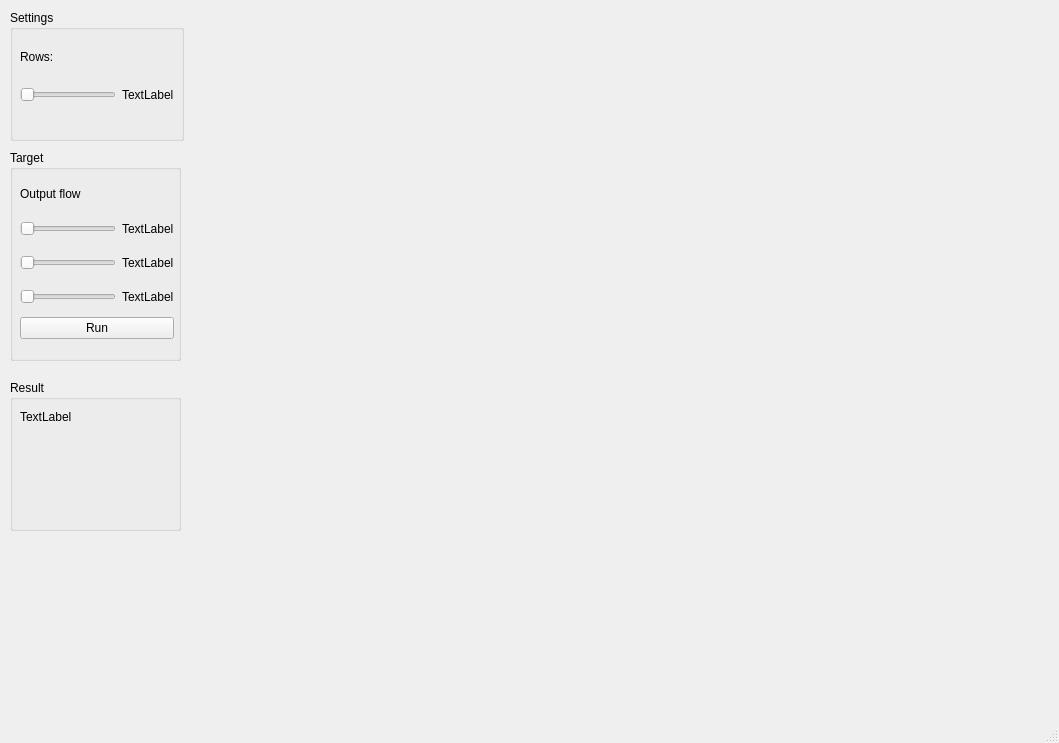
<?xml version="1.0" encoding="UTF-8"?>
<ui version="4.0">
 <class>MainWindow</class>
 <widget class="QMainWindow" name="MainWindow">
  <property name="geometry">
   <rect>
    <x>0</x>
    <y>0</y>
    <width>1059</width>
    <height>743</height>
   </rect>
  </property>
  <property name="windowTitle">
   <string>MainWindow</string>
  </property>
  <widget class="QWidget" name="centralwidget">
   <widget class="QGroupBox" name="groupBox">
    <property name="geometry">
     <rect>
      <x>10</x>
      <y>10</y>
      <width>174</width>
      <height>131</height>
     </rect>
    </property>
    <property name="title">
     <string>Settings</string>
    </property>
    <widget class="QWidget" name="">
     <property name="geometry">
      <rect>
       <x>10</x>
       <y>30</y>
       <width>154</width>
       <height>71</height>
      </rect>
     </property>
     <layout class="QVBoxLayout" name="verticalLayout">
      <item>
       <widget class="QLabel" name="sideLabel">
        <property name="text">
         <string>Rows:</string>
        </property>
       </widget>
      </item>
      <item>
       <layout class="QHBoxLayout" name="horizontalLayout">
        <item>
         <widget class="QSlider" name="sideSilder">
          <property name="minimum">
           <number>5</number>
          </property>
          <property name="maximum">
           <number>8</number>
          </property>
          <property name="orientation">
           <enum>Qt::Horizontal</enum>
          </property>
         </widget>
        </item>
        <item>
         <widget class="QLabel" name="sideNumberLabel">
          <property name="text">
           <string>TextLabel</string>
          </property>
         </widget>
        </item>
       </layout>
      </item>
     </layout>
    </widget>
   </widget>
   <widget class="Chip" name="chip" native="true">
    <property name="geometry">
     <rect>
      <x>190</x>
      <y>20</y>
      <width>861</width>
      <height>661</height>
     </rect>
    </property>
   </widget>
   <widget class="QGroupBox" name="groupBox_2">
    <property name="geometry">
     <rect>
      <x>10</x>
      <y>380</y>
      <width>171</width>
      <height>151</height>
     </rect>
    </property>
    <property name="title">
     <string>Result</string>
    </property>
    <widget class="QLabel" name="resultLabel">
     <property name="geometry">
      <rect>
       <x>10</x>
       <y>30</y>
       <width>151</width>
       <height>101</height>
      </rect>
     </property>
     <property name="text">
      <string>TextLabel</string>
     </property>
     <property name="alignment">
      <set>Qt::AlignLeading|Qt::AlignLeft|Qt::AlignTop</set>
     </property>
     <property name="wordWrap">
      <bool>true</bool>
     </property>
    </widget>
   </widget>
   <widget class="QGroupBox" name="groupBox_3">
    <property name="geometry">
     <rect>
      <x>10</x>
      <y>150</y>
      <width>171</width>
      <height>211</height>
     </rect>
    </property>
    <property name="title">
     <string>Target</string>
    </property>
    <widget class="QWidget" name="">
     <property name="geometry">
      <rect>
       <x>10</x>
       <y>30</y>
       <width>154</width>
       <height>159</height>
      </rect>
     </property>
     <layout class="QVBoxLayout" name="verticalLayout_2">
      <item>
       <widget class="QLabel" name="label">
        <property name="text">
         <string>Output flow</string>
        </property>
       </widget>
      </item>
      <item>
       <layout class="QHBoxLayout" name="horizontalLayout_2">
        <item>
         <widget class="QSlider" name="output1Silder">
          <property name="maximum">
           <number>200</number>
          </property>
          <property name="orientation">
           <enum>Qt::Horizontal</enum>
          </property>
         </widget>
        </item>
        <item>
         <widget class="QLabel" name="output1Label">
          <property name="text">
           <string>TextLabel</string>
          </property>
         </widget>
        </item>
       </layout>
      </item>
      <item>
       <layout class="QHBoxLayout" name="horizontalLayout_3">
        <item>
         <widget class="QSlider" name="output2Silder">
          <property name="maximum">
           <number>200</number>
          </property>
          <property name="orientation">
           <enum>Qt::Horizontal</enum>
          </property>
         </widget>
        </item>
        <item>
         <widget class="QLabel" name="output2Label">
          <property name="text">
           <string>TextLabel</string>
          </property>
         </widget>
        </item>
       </layout>
      </item>
      <item>
       <layout class="QHBoxLayout" name="horizontalLayout_4">
        <item>
         <widget class="QSlider" name="output3Silder">
          <property name="maximum">
           <number>200</number>
          </property>
          <property name="orientation">
           <enum>Qt::Horizontal</enum>
          </property>
         </widget>
        </item>
        <item>
         <widget class="QLabel" name="output3Label">
          <property name="text">
           <string>TextLabel</string>
          </property>
         </widget>
        </item>
       </layout>
      </item>
      <item>
       <widget class="QPushButton" name="startFindTarget">
        <property name="text">
         <string>Run</string>
        </property>
       </widget>
      </item>
     </layout>
    </widget>
   </widget>
  </widget>
  <widget class="QMenuBar" name="menubar">
   <property name="geometry">
    <rect>
     <x>0</x>
     <y>0</y>
     <width>1059</width>
     <height>22</height>
    </rect>
   </property>
  </widget>
  <widget class="QStatusBar" name="statusbar"/>
 </widget>
 <customwidgets>
  <customwidget>
   <class>Chip</class>
   <extends>QWidget</extends>
   <header>chip.h</header>
   <container>1</container>
   <slots>
    <signal>statusChanged(QString)</signal>
    <signal>resultChanged(double,double,double)</signal>
    <slot>onSideChanged(int)</slot>
    <slot>onTargetOutputFlow1Changed(int)</slot>
    <slot>onTargetOutputFlow2Changed(int)</slot>
    <slot>onTargetOutputFlow3Changed(int)</slot>
    <slot>beginFindTarget()</slot>
   </slots>
  </customwidget>
 </customwidgets>
 <resources/>
 <connections>
  <connection>
   <sender>sideSilder</sender>
   <signal>valueChanged(int)</signal>
   <receiver>MainWindow</receiver>
   <slot>onSideChanged(int)</slot>
   <hints>
    <hint type="sourcelabel">
     <x>93</x>
     <y>112</y>
    </hint>
    <hint type="destinationlabel">
     <x>77</x>
     <y>322</y>
    </hint>
   </hints>
  </connection>
  <connection>
   <sender>MainWindow</sender>
   <signal>sideChanged(int)</signal>
   <receiver>chip</receiver>
   <slot>onSideChanged(int)</slot>
   <hints>
    <hint type="sourcelabel">
     <x>79</x>
     <y>436</y>
    </hint>
    <hint type="destinationlabel">
     <x>263</x>
     <y>405</y>
    </hint>
   </hints>
  </connection>
  <connection>
   <sender>chip</sender>
   <signal>statusChanged(QString)</signal>
   <receiver>statusbar</receiver>
   <slot>showMessage(QString)</slot>
   <hints>
    <hint type="sourcelabel">
     <x>314</x>
     <y>542</y>
    </hint>
    <hint type="destinationlabel">
     <x>124</x>
     <y>739</y>
    </hint>
   </hints>
  </connection>
  <connection>
   <sender>chip</sender>
   <signal>resultChanged(double,double,double)</signal>
   <receiver>MainWindow</receiver>
   <slot>onResultChanged(double,double,double)</slot>
   <hints>
    <hint type="sourcelabel">
     <x>262</x>
     <y>324</y>
    </hint>
    <hint type="destinationlabel">
     <x>110</x>
     <y>363</y>
    </hint>
   </hints>
  </connection>
  <connection>
   <sender>output1Silder</sender>
   <signal>valueChanged(int)</signal>
   <receiver>chip</receiver>
   <slot>onTargetOutputFlow1Changed(int)</slot>
   <hints>
    <hint type="sourcelabel">
     <x>34</x>
     <y>234</y>
    </hint>
    <hint type="destinationlabel">
     <x>270</x>
     <y>303</y>
    </hint>
   </hints>
  </connection>
  <connection>
   <sender>output2Silder</sender>
   <signal>valueChanged(int)</signal>
   <receiver>chip</receiver>
   <slot>onTargetOutputFlow2Changed(int)</slot>
   <hints>
    <hint type="sourcelabel">
     <x>72</x>
     <y>275</y>
    </hint>
    <hint type="destinationlabel">
     <x>273</x>
     <y>445</y>
    </hint>
   </hints>
  </connection>
  <connection>
   <sender>output3Silder</sender>
   <signal>valueChanged(int)</signal>
   <receiver>chip</receiver>
   <slot>onTargetOutputFlow3Changed(int)</slot>
   <hints>
    <hint type="sourcelabel">
     <x>54</x>
     <y>309</y>
    </hint>
    <hint type="destinationlabel">
     <x>297</x>
     <y>403</y>
    </hint>
   </hints>
  </connection>
  <connection>
   <sender>output1Silder</sender>
   <signal>valueChanged(int)</signal>
   <receiver>MainWindow</receiver>
   <slot>onTargetOutputFlow1Changed(int)</slot>
   <hints>
    <hint type="sourcelabel">
     <x>85</x>
     <y>238</y>
    </hint>
    <hint type="destinationlabel">
     <x>59</x>
     <y>615</y>
    </hint>
   </hints>
  </connection>
  <connection>
   <sender>output2Silder</sender>
   <signal>valueChanged(int)</signal>
   <receiver>MainWindow</receiver>
   <slot>onTargetOutputFlow2Changed(int)</slot>
   <hints>
    <hint type="sourcelabel">
     <x>97</x>
     <y>267</y>
    </hint>
    <hint type="destinationlabel">
     <x>52</x>
     <y>539</y>
    </hint>
   </hints>
  </connection>
  <connection>
   <sender>output3Silder</sender>
   <signal>valueChanged(int)</signal>
   <receiver>MainWindow</receiver>
   <slot>onTargetOutputFlow3Changed(int)</slot>
   <hints>
    <hint type="sourcelabel">
     <x>96</x>
     <y>311</y>
    </hint>
    <hint type="destinationlabel">
     <x>50</x>
     <y>575</y>
    </hint>
   </hints>
  </connection>
  <connection>
   <sender>startFindTarget</sender>
   <signal>clicked()</signal>
   <receiver>chip</receiver>
   <slot>beginFindTarget()</slot>
   <hints>
    <hint type="sourcelabel">
     <x>126</x>
     <y>344</y>
    </hint>
    <hint type="destinationlabel">
     <x>324</x>
     <y>254</y>
    </hint>
   </hints>
  </connection>
 </connections>
 <slots>
  <signal>sideChanged(int)</signal>
  <slot>onSideChanged(int)</slot>
  <slot>onResultChanged(double,double,double)</slot>
  <slot>onTargetOutputFlow1Changed(int)</slot>
  <slot>onTargetOutputFlow2Changed(int)</slot>
  <slot>onTargetOutputFlow3Changed(int)</slot>
 </slots>
</ui>
